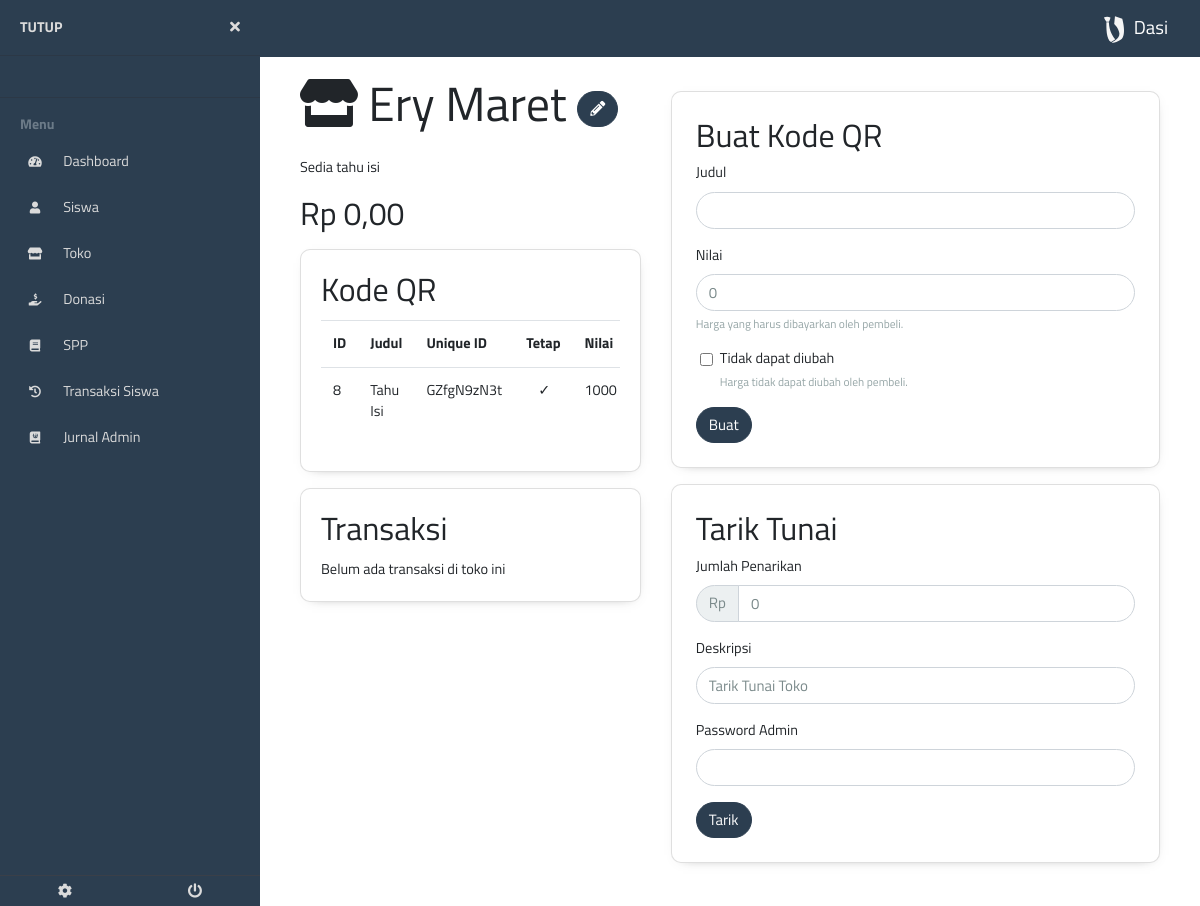
/admin/info_toko.php?id=8 (signed in), run on the app's committed database.
### tables this page shows
CREATE TABLE `toko` (
  `id` int(11) NOT NULL,
  `id_sekolah` int(11) NOT NULL,
  `nama` varchar(255) NOT NULL,
  `deskripsi` mediumtext NOT NULL,
  `saldo` bigint(20) NOT NULL DEFAULT '0'
);

CREATE TABLE `qrcode` (
  `id` int(11) NOT NULL,
  `id_sekolah` int(11) NOT NULL,
  `unique_id` varchar(255) NOT NULL COMMENT 'Nilai QR',
  `judul` varchar(255) NOT NULL,
  `tetap` tinyint(1) NOT NULL,
  `generated_by` int(11) NOT NULL,
  `created_at` timestamp NOT NULL DEFAULT CURRENT_TIMESTAMP,
  `id_toko` int(11) NOT NULL,
  `nilai` bigint(20) NOT NULL
);

### db/database.php (called while the page is built, shortened)
<?php
require __DIR__ . "/../process/utils.php";
class Database
{
    private $contHost = 'localhost';
    private $contnama = 'dasi';
    private $contUsernama = 'root';
    private $contUserPassword = '';
    private $cont  = null;
    public function __construct()
    {
        if ($this->cont == null) {
            try {
                $this->cont =  new PDO(
                    "mysql:host=" . $this->contHost .
                        ";" . "dbname=" . $this->contnama,
                    $this->contUsernama,
                    $this->contUserPassword
                );
                $this->cont->setAttribute(PDO::ATTR_ERRMODE, PDO::ERRMODE_EXCEPTION);
            } catch (PDOException $e) {
                die($e->getMessage());
            }
        }
        return $this->cont;
    }
    public function getToko($id, $rettype)
    {
        try {
            $query = $this->cont->prepare(
                "SELECT * FROM toko WHERE id=:id"
            );
            $query->bindParam("id", $id, PDO::PARAM_STR);
            $query->execute();
            if ($query->rowCount() > 0) {
                return $query->fetch($rettype);
            }
        } catch (PDOException $e) {
            exit($e->getMessage());
        }
    }
    public function getTransaksiToko($id, $rettype)
    {
        try {
            $query = $this->cont->prepare(
                "SELECT * FROM toko_transaction WHERE toko_id=:id ORDER BY id DESC"
            );
            $query->bindParam("id", $id, PDO::PARAM_STR);
            $query->execute();
        } catch (PDOException $e) {
            return false;
        }
    }
    public function getQRCodeToko($id, $rettype)
    {
        try {
            $query = $this->cont->prepare(
                "SELECT * FROM qrcode WHERE id_toko=:id ORDER BY id DESC"
            );
            $query->bindParam("id", $id, PDO::PARAM_STR);
            $query->execute();
            if ($query->rowCount() > 0) {
                return $query->fetchAll($rettype);
            }
        } catch (PDOException $e) {
            return false;
        }
    }
}

### process/getAdminLoginData.php (called while the page is built, shortened)
<?php
require '../db/database.php';
$db = new Database();

### process/utils.php (called while the page is built, shortened)
<?php
function rupiah($angka)
{
    $hasil_rupiah = "Rp " . number_format($angka, 2, ',', '.');
    return $hasil_rupiah;
}

### admin/info_toko.php (the view, shortened to what this page needs)
<!DOCTYPE html>
<html lang="en">
<head>
    <?php include "../component/helmet.php" ?>
</head>
<body>
    <?php include "../process/getAdminLoginData.php" ?>
    <?php include "../component/admin/sidebaropen.php" ?>
    <?php
    $toko = $db->getToko($_GET["id"], PDO::FETCH_OBJ);
    ?>
    <div class="row">
        <div class="col-md-5">
            <h1><i class="fas fa-store"></i> <?= $toko->nama ?>
                <a href="#edit_toko" data-toggle="collapse" class="btn btn-primary"><i class="fas fa-pencil-alt"></i></a>
            </h1>
            <div class="mt-4">
                <p><?= $toko->deskripsi ?></p>
                <h3><?= rupiah($toko->saldo) ?></h3>
            </div>
            <div class="card my-3" id="card-wrapper">
                <div class="card-body">
                    <h3 class="card-title">Kode QR</h3>
                    <?php
                    $qr = $db->getQRCodeToko($toko->id, PDO::FETCH_OBJ);
                    if ($qr) {
                        ?>
                        <div class="table-responsive">
                            <table class="table">
                                <tr>
                                    <th>ID</th>
                                    <th>Judul</th>
                                    <th>Unique ID</th>
                                    <th>Tetap</th>
                                    <th>Nilai</th>
                                </tr>
                                <?php
                                foreach ($qr as $q) {
                                    ?>
                                    <tr>
                                        <td><?= $q->id ?></td>
                                        <td><?= $q->judul ?></td>
                                        <td><?= $q->unique_id ?></td>
                                        <td class="pl-4"><?= $q->tetap ? "&check;" : "X" ?></td>
                                        <td><?= $q->nilai ?></td>
                                    </tr>
                                <?php
                            }
                            ?>
                            </table>
                        </div>
                    <?php
                } else {
                    echo "<p class='card-text'>Belum ada Kode QR di toko ini</p>";
                }
                ?>
                </div>
            </div>
            <div class="card my-3" id="card-wrapper">
                <div class="card-body">
                    <h3 class="card-title">Transaksi</h3>
                    <?php
                    $transaksi = $db->getTransaksiToko($toko->id, PDO::FETCH_OBJ);
                    if ($transaksi) {
                        ?>
                        <div class="table-responsive">
                            <table class="table">
                                <tr>
                                    <th>ID Transaksi</th>
                                    <th>ID Kode QR</th>
                                    <th>ID Pembeli</th>
                                    <th>Waktu Transaksi</th>
                                    <th>Jumlah Transaksi</th>
                                </tr>
                                <?php
                                foreach ($transaksi as $d) {
                                    ?>
                                    <tr>
                                        <td><?= $d->id ?></td>
                                        <td><?= $d->qr_id ?></td>
                                        <td><a href="detail_siswa.php?id=<?= $d->user_id ?>"><?= $d->user_id ?></a></td>
                                        <td><?= $d->tanggal ?></td>
                                        <td data-sort="<?=$d->jumlah?>"><?= rupiah($d->jumlah) ?></td>
                                    </tr>
                                <?php
                            }
                            ?>
                            </table>
                        </div>
                    <?php
                } else {
                    echo "<p class='card-text'>Belum ada transaksi di toko ini</p>";
                }
                ?>
                </div>
            </div>
        </div>
        <div class="col-md-7">
            <div class="card p-4 mt-3" id="buat_qr">
                <form action="../actions/qr_baru.php" method="post">
                    <h3>Buat Kode QR</h3>
                    <div class="form-group">
                        <label for="judul_qr">Judul</label>
                        <input type="text" class="form-control" name="judul" id="judul_qr" required>
                    </div>
                    <div class="form-group">
                        <label for="nilai">Nilai</label>
                        <input type="number" class="form-control uang" name="nilai" id="nilai" value="0" required>
                        <small class="form-text text-muted">Harga yang harus dibayarkan oleh pembeli.</small>
                    </div>
                    <div class="form-check ml-4 mb-3">
                        <input type="checkbox" class="form-check-input" name="tetap" id="exampleCheck1">
                        <label class="form-check-label" for="exampleCheck1">Tidak dapat diubah</label>
                        <small class="form-text text-muted">Harga tidak dapat diubah oleh pembeli.</small>
                    </div>
                    <input type="submit" class="btn btn-primary" value="Buat">
                </form>
            </div>
            <div class="card p-4 my-3" id="tarik_tunai">
                <h3>Tarik Tunai</h3>
                <form action="../actions/tarik_tunai_toko.php" method="post">
                    <div class="form-group">
                        <label for="jumlah_penarikan">Jumlah Penarikan</label>
                        <div class="input-group">
                            <div class="input-group-prepend">
                                <span class="input-group-text">Rp</span>
                            </div>
                            <input type="number" class="form-control uang" name="nominal_tarik" id="jumlah_penarikan" min="1" max="<?= $toko->saldo ?>" value="<?= $toko->saldo ?>" required>
                        </div>
                    </div>
                    <div class="form-group">
                        <label for="deskripsi_penyetoran">Deskripsi</label>
                        <input type="text" class="form-control" name="deskripsi" value="Tarik Tunai Toko" required>
                    </div>
                    <div class="form-group">
                        <label for="password">Password Admin</label>
                        <input type="password" class="form-control" name="password" required>
                    </div>
                    <input type="submit" class="btn btn-primary" value="Tarik">
                </form>
            </div>
        </div>
    </div>
    <?php include "../component/admin/sidebarclose.php" ?>
</body>
</html>

### styles/main.css (style rules this page uses)
body { margin: 0; height: 100%; font-family: "Titillium Web", sans-serif; }

### styles/sidebar.css (style rules this page uses)
body { font-size: 0.9rem; }

### data on the page
toko: nama "Ery Maret", deskripsi "Sedia tahu isi", saldo "Rp 0,00", nominal_tarik "0"
qrcode: id "8", judul "Tahu Isi", unique "GZfgN9zN3t", nilai "1000"
